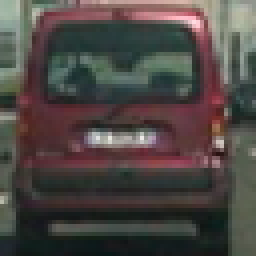
#> input picture CarND-Vehicle-Detection/examples/car.png, 64 x 64 px (shown 4 times larger)
$ jupyter execute --allow-errors writeup_plots.ipynb   (shell and % lines are left out)   (older library calls are emulated)
#> lines starting #> are read from the running program, lines starting #| are printed output that depends on the picture
#> (reads CarND-Vehicle-Detection/params/svc_pickle.p from the repository)
#> further down, img is the input picture: shape (64, 64, 3) float32; mean R, G, B 0.303, 0.279, 0.266
### CarND-Vehicle-Detection/features.py

# coding: utf-8

# In[1]:


import numpy as np
import cv2
from skimage.feature import hog


# In[2]:


def convert_color(img, conv='RGB2YCrCb'):
#> called with conv = 'RGB2YCrCb'
    if conv == 'RGB2YCrCb':
        return cv2.cvtColor(img, cv2.COLOR_RGB2YCrCb)
#> returned value: shape (64, 64, 3) float32; mean of channels 0, 1, 2 0.285, 0.513, 0.49
    if conv == 'BGR2YCrCb':
        return cv2.cvtColor(img, cv2.COLOR_BGR2YCrCb)
    if conv == 'RGB2LUV':
        return cv2.cvtColor(img, cv2.COLOR_RGB2LUV)
    if conv == 'BGR2RGB':
        return cv2.cvtColor(img, cv2.COLOR_BGR2RGB)


# In[3]:


# [138 lines left out: functions get_hog_features, bin_spatial, color_hist, get_window_features, find_cars, not called in this run]

### CarND-Vehicle-Detection/writeup_plots.ipynb
[cell 1]
import cv2
import matplotlib.image as mpimg
import matplotlib.pyplot as plt
import numpy as np
import pickle
import glob
from collections import deque
from features import *

#> (a cell that did not finish here is left out)

#> (a cell that did not finish here is left out)

[cell 4]
img = mpimg.imread('test_images/test2.jpg')
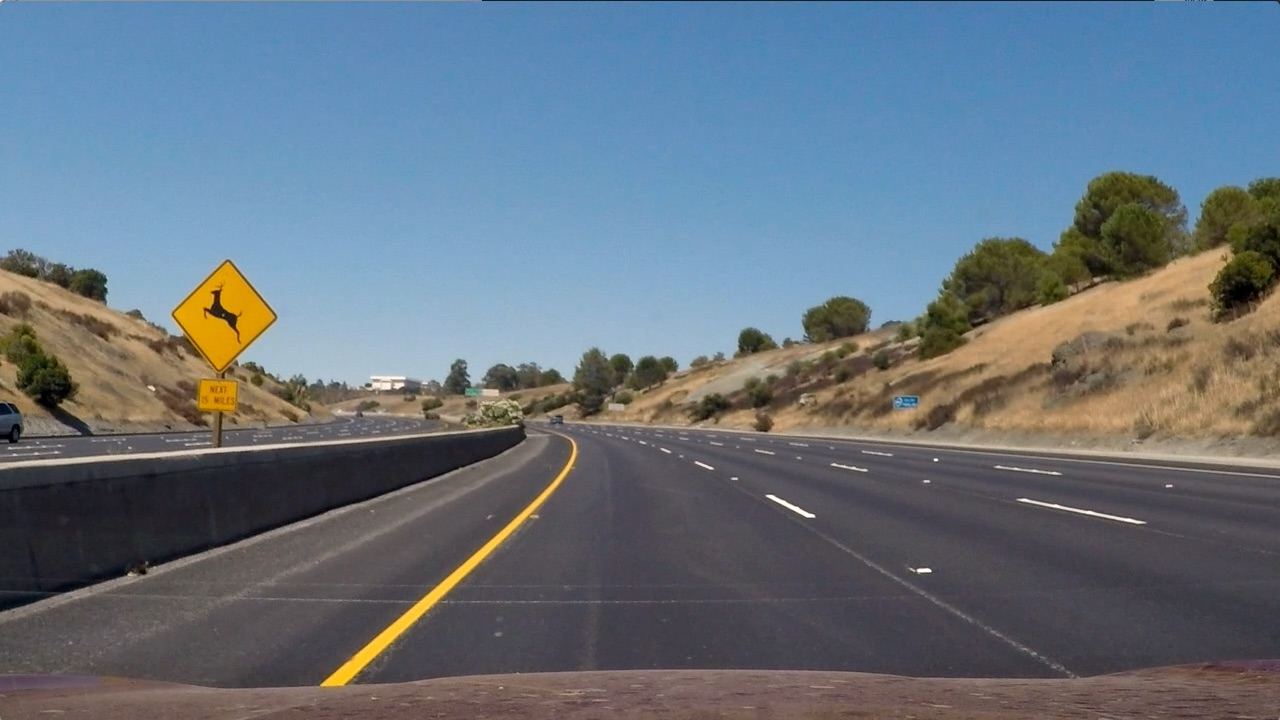
#> input picture CarND-Vehicle-Detection/test_images/test2.jpg, 1280 x 720 px
#> img is the input picture: shape (720, 1280, 3); mean R, G, B 102.8, 114.6, 125.5
ystart, ystop = int(img.shape[0]*.5), int(img.shape[0]*.95)
#> ystart = 360; ystop = 684
img_cropped = img[ystart:ystop, :, :]
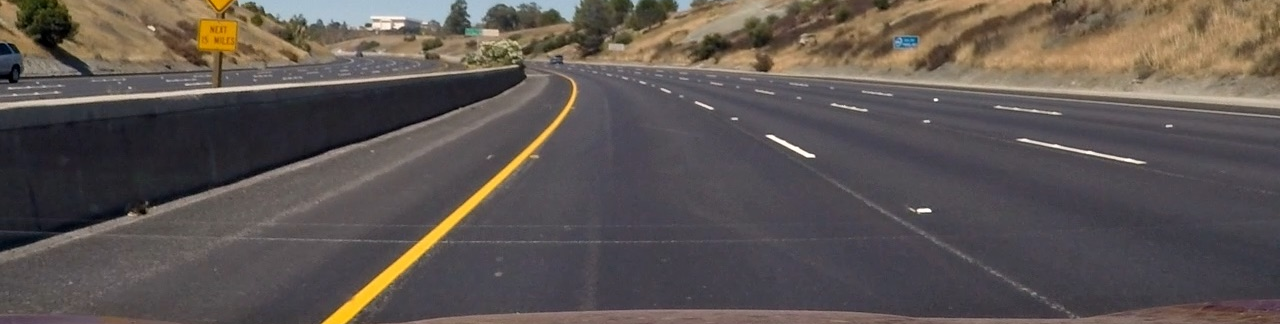
#> img_cropped: shape (324, 1280, 3); mean R, G, B 93.4, 85.4, 81.9
img_cropped = convert_color(img_cropped, conv='RGB2YCrCb')
#> in convert_color (call 2), `return cv2.cvtColor(img, cv2.COLOR_RGB2YCrCb)`: returned value: shape (324, 1280, 3); mean of channels 0, 1, 2 87.4, 132.3, 124.9
img_cropped = img_cropped.astype(np.float32)/255
#> img_cropped: shape (324, 1280, 3) float32; mean of channels 0, 1, 2 0.343, 0.519, 0.49
fig, axes = plt.subplots(ncols=2, nrows=2)
fig.set_size_inches(14, 8)
axes[0][0].imshow(img)
axes[0][0].set(title='Original image', xticks=[], yticks=[])
#> (the rest of this cell did not finish here and is left out)

[cell 5]
from scipy.ndimage.measurements import label

def process_frame(img):
    draw_img = np.copy(img)
    heatmap = np.zeros_like(img[:,:,0]).astype(np.float)

    ystart, ystop = int(img.shape[0]*.5), int(img.shape[0]*.95)
    img_cropped = img[ystart:ystop, :, :]
    img_cropped = convert_color(img_cropped, conv='RGB2YCrCb')
    img_cropped = img_cropped.astype(np.float32)/255
    for scale in [1, 2]:
        gen = find_cars(img_cropped, scale, svc, X_scaler, orient, pix_per_cell, cell_per_block, spatial_size, hist_bins)
        for bbox in gen:
            bbox[0] = (bbox[0][0], ystart + bbox[0][1])
            bbox[1] = (bbox[1][0], ystart + bbox[1][1])
            cv2.rectangle(draw_img, bbox[0], bbox[1], (0, 255, 0), 3)
            heatmap[bbox[0][1]:bbox[1][1], bbox[0][0]:bbox[1][0]] += 1
    process_frame.buffer.append(heatmap)

    heatmap = np.dstack((heatmap*20, np.zeros_like(heatmap), np.zeros_like(heatmap))).astype(np.uint8)
    img1 = np.concatenate((draw_img, heatmap), axis=1)

    heatmap = np.zeros_like(img[:,:,0]).astype(np.float)
    for i in range(len(process_frame.buffer)):
        heatmap += process_frame.buffer[i]
    heatmap[heatmap < process_frame.threshold] = 0
    labels = label(heatmap)
    img2 = np.zeros_like(img)
    for car_number in range(1, labels[1]+1):
        # Find pixels with each car_number label value
        nonzero = (labels[0] == car_number).nonzero()
        # Identify x and y values of those pixels
        nonzeroy = np.array(nonzero[0])
        nonzerox = np.array(nonzero[1])
        # Define a bounding box based on min/max x and y
        bbox = ((np.min(nonzerox), np.min(nonzeroy)), (np.max(nonzerox), np.max(nonzeroy)))
        img2[bbox[0][1]:bbox[1][1], bbox[0][0]:bbox[1][0]] = (255, 255, 255)
    img1 = np.concatenate((img1, img2), axis=1)
    plt.imsave('frames/frame-{}.jpg'.format(process_frame.frame_counter), img1)
    process_frame.frame_counter += 1
    return img1

[cell 6]
# Import everything needed to edit/save/watch video clips
from moviepy.editor import VideoFileClip
from IPython.display import HTML

[cell 7]
process_frame.frame_counter = 0
process_frame.threshold = 20
process_frame.buffer = deque(maxlen=10)
white_output = 'test_video_output.mp4'
## To speed up the testing process you may want to try your pipeline on a shorter subclip of the video
## To do so add .subclip(start_second,end_second) to the end of the line below
## Where start_second and end_second are integer values representing the start and end of the subclip
## You may also uncomment the following line for a subclip of the first 5 seconds
##clip1 = VideoFileClip("test_videos/solidWhiteRight.mp4").subclip(0,5)
#> (the rest of this cell did not finish here and is left out)

#> (a cell that did not finish here is left out)

#> in convert_color (call 3), `return cv2.cvtColor(img, cv2.COLOR_BGR2YCrCb)`: returned value: shape (64, 64, 3) float32; mean of channels 0, 1, 2 0.278, 0.492, 0.514
#> `img = img.astype(np.float32)/255`: img: shape (64, 64, 3) float32; mean of channels 0, 1, 2 0.00109, 0.00193, 0.00202
    img = img.astype(np.float32)/255
    features = get_window_features(img, orient=orient, pix_per_cell=pix_per_cell,
                            cell_per_block=cell_per_block, spatial_size=spatial_size, hist_bins=hist_bins)

    f = next(features)
    fig, axes = plt.subplots(ncols=3, nrows=1)
    fig.set_size_inches(14, 4)
    axes[0].imshow(original_img)
    axes[0].set(title='Original image', xticks=[], yticks=[])

    axes[1].plot(f[0])
    axes[1].set(title='Raw features')

    f = X_scaler.transform(f)
    axes[2].plot(f[0])
    axes[2].set(title='Raw features')
    plt.show()
